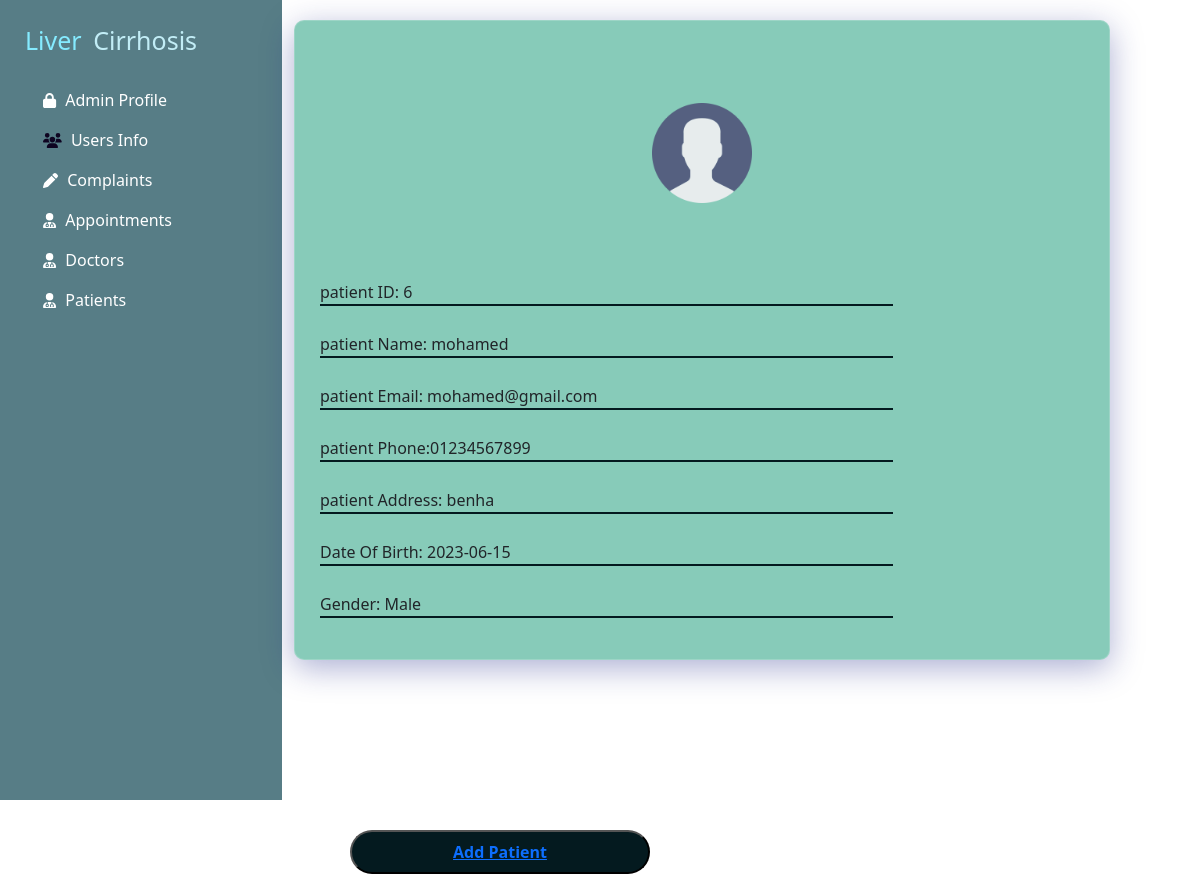
The app's page /users_info.php with its own data.
### tables this page shows
CREATE TABLE `patients` (
  `id` int(11) NOT NULL,
  `name` varchar(255) NOT NULL,
  `address` varchar(255) NOT NULL,
  `phone_number` varchar(255) NOT NULL,
  `email` varchar(255) DEFAULT NULL,
  `password` varchar(255) NOT NULL,
  `confirm_password` varchar(255) NOT NULL,
  `birth_date` date NOT NULL,
  `gender` varchar(255) NOT NULL
);

### db/users.php (called while the page is built, shortened)
<?php
function database_get_all_patients(){
    $conn = database_connect();
    $result = mysqli_query($conn, "select * from patients");
    $patients = mysqli_fetch_all($result, MYSQLI_ASSOC);
    $patients_objects = [];
    foreach($patients as $patient){
        $patients_objects[] = (object)$patient; }
    return $patients_objects;
}

### users_info.php (the view, shortened to what this page needs)
<?php
    require_once __DIR__ . '/db/users.php';
    $patients = database_get_all_patients();
?>
<!DOCTYPE html>
<html lang="en">
  <head>
    <link rel="stylesheet" href="res/css/bootstrap.min.css" />
    <link rel="stylesheet" href="res/css/admin-style.css" />
  </head>
  <body>
    <div class="fluid">
      <div class="row">
        <div class="col-lg-3 col-md-4 col-sm-2">
          <nav>
            <h3 class="title">Liver <span>Cirrhosis</span></h3>
            <ul class="links-list">
              <li class="link">
                <a href="admin_profile.php"><i class="fas fa-lock"></i> Admin Profile</a>
              </li>
              <li class="link active">
                <a href="users_info.php"><i class="fas fa-users active"></i> Users Info</a>
              </li>
              <li class="link">
                <a href="complaints.php"><i class="fas fa-pen"></i> Complaints</a>
              </li>
              <li class="link">
              <a href="manage_appointment.php"><i class="fas fa-user-doctor"></i> Appointments</a>
              </li>
              <li class="link">
              <a href="doctors.php"><i class="fas fa-user-doctor"></i> Doctors</a>
              </li>
              <li class="link">
              <a href="view_patients.php"><i class="fas fa-user-doctor"></i> Patients</a>
              </li>
            </ul>
          </nav>
        </div>
<?php  foreach($patients as $patient): ?>
        <div class="card col-lg-8 col-md-9 col-sm-10">
            <div class="imgSec">
                <img src="res/img/admin2.png" alt="">
            </div>
            <form class="firForm">
              <p class="inputTxt"> patient ID: <?php echo $patient->id ?></p>
              <p class="inputTxt"> patient Name: <?php echo $patient->name ?></p>
              <p class="inputTxt"> patient Email: <?php echo $patient->email ?></p>
              <p class="inputTxt"> patient Phone:<?php echo $patient->phone_number ?></p>
              <p class="inputTxt"> patient Address: <?php echo $patient->address ?></p>
              <p class="inputTxt"> Date Of Birth: <?php echo $patient->birth_date ?></p>
              <p class="inputTxt"> Gender: <?php echo $patient->gender ?></p>
            </form>
        </div>
<?php endforeach; ?>
      </div>
      <button type="button"><a href="add_patient.php">Add Patient</a></button>
    </div>
  </body>
</html>

### res/css/admin-style.css (style rules this page uses)
* { margin: 0; padding: 0; box-sizing: border-box; }
nav { padding: 25px; background-color: #577D86; height: 100vh; }
nav .title { margin-bottom: 20px; color: #85ebff; display: inline-block; font-size: 25px; }
nav .title span { color: #c2edf6; margin-left: 5px; }
nav .links-list { padding-left: 15px; }
nav .links-list li { display: inline-block; list-style: none; padding: 3px; display: block; margin-top: 10px; }
nav .links-list li a { color: #fff; text-decoration: none; transition: 0.3s ease-in-out; }
nav .links-list li a svg { margin-right: 5px; font-size: 15px; }
nav .links-list li a:hover, .active { color: #0e0421; }
.card { padding: 15px; margin: 20px 0; height: 80vh; background: #87CBB9; box-shadow: 0 8px 32px 0 rgba( 31, 38, 135, 0.37 ); backdrop-filter: blur( 11px ); -webkit-backdrop-filter: blur( 11px ); border-radius: 10px; border: 1px solid rgba( 255, 255, 255, 0.18 ); }
.imgSec { width: 100px; height: 100px; border-radius: 50%; margin: auto; }
.imgSec img { width: 100%; }
.firForm { padding: 10px; display: grid; grid-template-columns: 75%; gap: 10px; }
.firForm .inputTxt { border: none; margin-left: 0px; border-bottom: 2px solid #041a1f; }
button { width:300px; padding: 8px; background: #041a1f; color: #fff; font-weight: bold; font-family: inherit; border-radius: 25px; margin-top: 30px; margin-left: 350px; transition: 0.3s; }

### records on screen
patients: id "6", name "mohamed", email "mohamed@gmail.com", phone_number "01234567899", address "benha", birth_date "2023-06-15", gender "Male"
